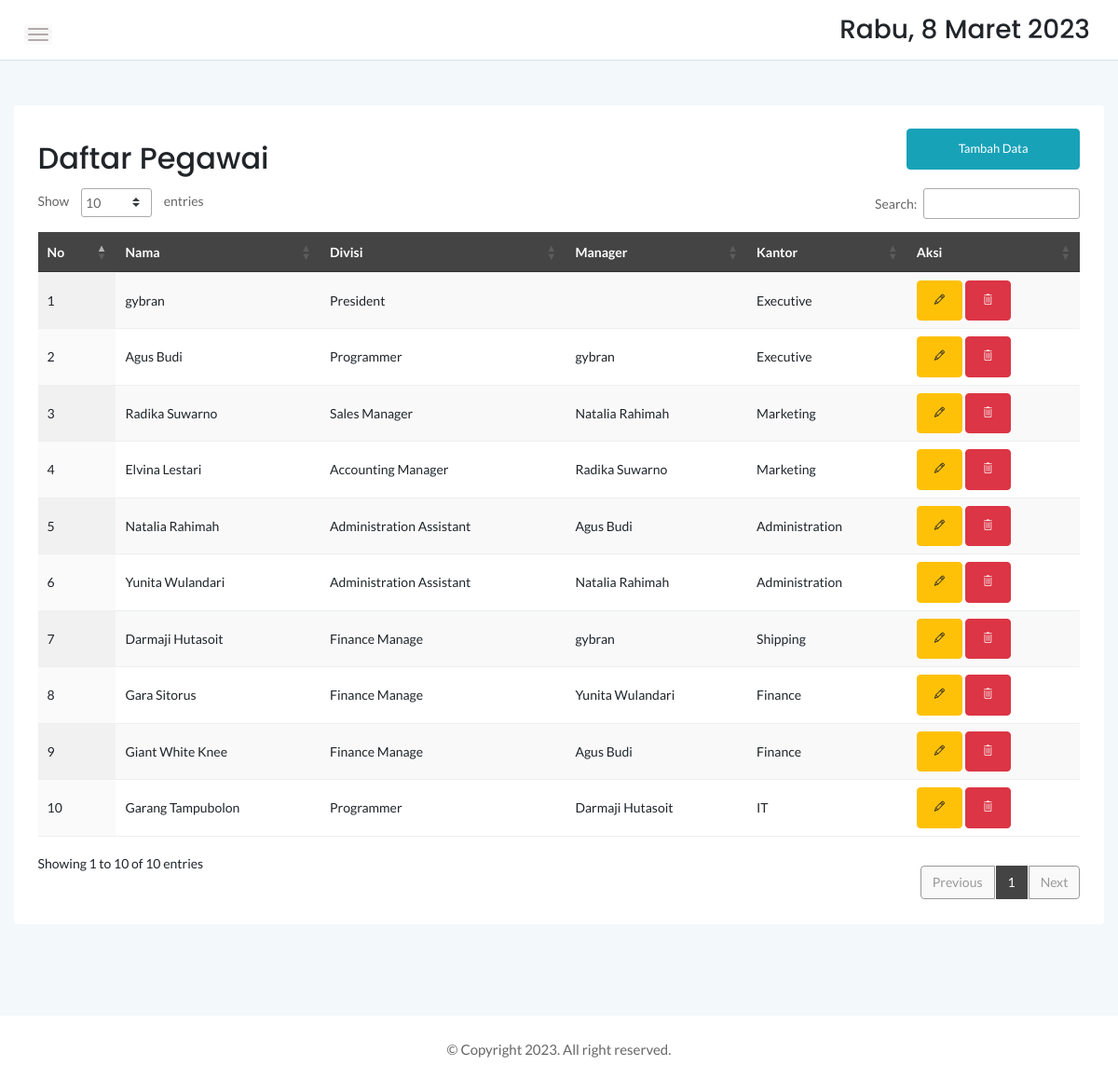
Screenshot of /index.php?p=pgw (signed in) with the database file from the repository.
### tables this page shows
CREATE TABLE `pegawai` (
  `id_pegawai` int(11) NOT NULL,
  `nama` varchar(50) NOT NULL,
  `email` varchar(30) NOT NULL,
  `tgl_lahir` date NOT NULL,
  `jekel` enum('L','P') NOT NULL,
  `alamat` text NOT NULL,
  `pekerjaan_id` varchar(11) NOT NULL,
  `manager_id` int(11) DEFAULT NULL,
  `kantor_id` int(11) NOT NULL
);

CREATE TABLE `pekerjaan` (
  `job_id` varchar(11) NOT NULL,
  `job_nama` text NOT NULL,
  `job_gaji` int(11) NOT NULL
);

CREATE TABLE `kantor` (
  `kantor_id` int(11) NOT NULL,
  `kantor_nama` varchar(50) NOT NULL,
  `manager_id` int(11) DEFAULT NULL,
  `lokasi_id` int(11) NOT NULL
);

### pegawai.php (the view, shortened to what this page needs)
<?php
include 'koneksi.php';
$page = isset($_GET['page']) ? $_GET['page'] : 'list';
$lvl = ($_SESSION['level'] == 'admin') ? '' : 'hidden';
switch ($page) {
    case 'list':
?>
        <div class="row mt-5 mb-5">
            <div class="col-12">
                <div class="card">
                    <div class="card-body">
                        <div class="d-sm-flex justify-content-between align-items-center">
                            <h2>Daftar Pegawai</h2>
                            <button style="margin-bottom:20px" data-toggle="modal" data-target="#myModal" class="btn btn-info col-md-2" <?= $lvl; ?>>Tambah Data</button>
                        </div>
                        <div class="data-tables datatable-dark">
                            <table id="dataTable3" class="display" style="width:100%">
                                <thead class="thead-dark">
                                    <tr>
                                        <th>No</th>
                                        <th>Nama</th>
                                        <th>Divisi</th>
                                        <th>Manager</th>
                                        <th>Kantor</th>
                                        <th <?= $lvl; ?>>Aksi</th>
                                    </tr>
                                </thead>
                                <?php $i = 1 ?>
                                <?php
                                $mhs = mysqli_query($con, "SELECT p.nama nama,j.job_nama job_nama,m.nama nama_manager,k.kantor_nama kantor_nama, p.id_pegawai id FROM  pegawai p LEFT JOIN pegawai m ON p.manager_id = m.id_pegawai JOIN pekerjaan j ON p.pekerjaan_id = j.job_id  JOIN kantor k ON p.kantor_id = k.kantor_id");
                                foreach ($mhs as $row) : ?>
                                    <tr>
                                        <td><?= $i; ?></td>
                                        <td><?= $row['nama']; ?></td>
                                        <td> <?= $row['job_nama']; ?></td>
                                        <td><?= $row['nama_manager']; ?></td>
                                        <td><?= $row['kantor_nama']; ?></td>
                                        <td <?= $lvl; ?>>
                                            <a href="index.php?p=pgw&page=edit&id_edt=<?= $row["id"]; ?>" class="  btn btn-warning "><i class="ti-pencil"></i></a>
                                            <a href=" proses_pegawai.php?aksi=delete&id_hps=<?= $row["id"]; ?>" onclick="return confirm('Yakin hapus data ?');" class="btn btn-danger"><i class="ti-trash"></i></a>
                                        </td>
                                    </tr>
                                    <?php $i++ ?>
                                <?php endforeach; ?>
                            </table>
                        </div>
                    </div>
                </div>
            </div>
        </div>
    <?php
        break;
    ?>
<?php
} ?>

### index.php (shortened to what this page needs)
<!doctype html>
<html class="no-js" lang="en">
<head>
    <link rel="stylesheet" href="assets/css/bootstrap.min.css">
    <link rel="stylesheet" href="assets/css/font-awesome.min.css">
    <link rel="stylesheet" href="assets/css/themify-icons.css">
    <link rel="stylesheet" href="assets/css/metisMenu.css">
    <link rel="stylesheet" href="assets/css/owl.carousel.min.css">
    <link rel="stylesheet" href="assets/css/slicknav.min.css">
    <link rel="stylesheet" href="https://www.amcharts.com/lib/3/plugins/export/export.css" type="text/css" media="all" />
    <link rel="stylesheet" type="text/css" href="https://cdn.datatables.net/1.10.20/css/jquery.dataTables.min.css">
    <link rel="stylesheet" type="text/css" href="https://cdn.datatables.net/1.10.20/css/jquery.dataTables.css">
    <link rel="stylesheet" type="text/css" href="https://cdn.datatables.net/1.10.20/css/dataTables.bootstrap4.min.css">
    <link rel="stylesheet" type="text/css" href="https://cdn.datatables.net/responsive/2.2.3/css/responsive.bootstrap.min.css">
    <link rel="stylesheet" type="text/css" href="https://cdn.datatables.net/responsive/2.2.3/css/responsive.jqueryui.min.css">
    <link rel="stylesheet" type="text/css" href="https://cdn.datatables.net/buttons/1.5.2/css/buttons.dataTables.min.css">
    <link rel="stylesheet" href="assets/css/typography.css">
    <link rel="stylesheet" href="assets/css/default-css.css">
    <link rel="stylesheet" href="assets/css/styles.css">
    <link rel="stylesheet" href="assets/css/responsive.css">
</head>
<body>
    <div class="page-container">
        <div class="main-content">
            <div class="header-area">
                <div class="row  align-items-center">
                    <div class="col-md-6 col-sm-8 clearfix">
                        <div class="nav-btn pull-left">
                            <span></span>
                            <span></span>
                            <span></span>
                        </div>
                    </div>
                    <div class="col-md-6 col-sm-4 clearfix">
                        <ul class="notification-area pull-right">
                            <li>
                                <h3>
                                    <div class="date">
                                    </div>
                                </h3>
                            </li>
                        </ul>
                    </div>
                </div>
            </div>
            <div class="main-content-inner">
                <?php
                include 'koneksi.php';
                $p = isset($_GET['p']) ? $_GET['p'] : 'dhs';
                if ($p == 'pgw') include 'pegawai.php';
                ?>
            </div>
        </div>
    </div>
    <footer>
        <div class="footer-area">
            <p>© Copyright 2023. All right reserved.</p>
        </div>
    </footer>
</body>
</html>

### rows the page displays
pegawai: nama "gybran", pekerjaan.job_nama "President", kantor.kantor_nama "Executive"
pegawai: nama "Agus Budi", pekerjaan.job_nama "Programmer", pegawai.nama "gybran", kantor.kantor_nama "Executive"
pegawai: nama "Radika Suwarno", pekerjaan.job_nama "Sales Manager", pegawai.nama "Natalia Rahimah", kantor.kantor_nama "Marketing"
pegawai: nama "Elvina Lestari", pekerjaan.job_nama "Accounting Manager", pegawai.nama "Radika Suwarno", kantor.kantor_nama "Marketing"
pegawai: nama "Natalia Rahimah", pekerjaan.job_nama "Administration Assistant", pegawai.nama "Agus Budi", kantor.kantor_nama "Administration"
pegawai: nama "Yunita Wulandari", pekerjaan.job_nama "Administration Assistant", pegawai.nama "Natalia Rahimah", kantor.kantor_nama "Administration"
pegawai: nama "Darmaji Hutasoit", pekerjaan.job_nama "Finance Manage", pegawai.nama "gybran", kantor.kantor_nama "Shipping"
pegawai: nama "Gara Sitorus", pekerjaan.job_nama "Finance Manage", pegawai.nama "Yunita Wulandari", kantor.kantor_nama "Finance"
pegawai: nama "Giant White Knee", pekerjaan.job_nama "Finance Manage", pegawai.nama "Agus Budi", kantor.kantor_nama "Finance"
pegawai: nama "Garang Tampubolon", pekerjaan.job_nama "Programmer", pegawai.nama "Darmaji Hutasoit", kantor.kantor_nama "IT"
